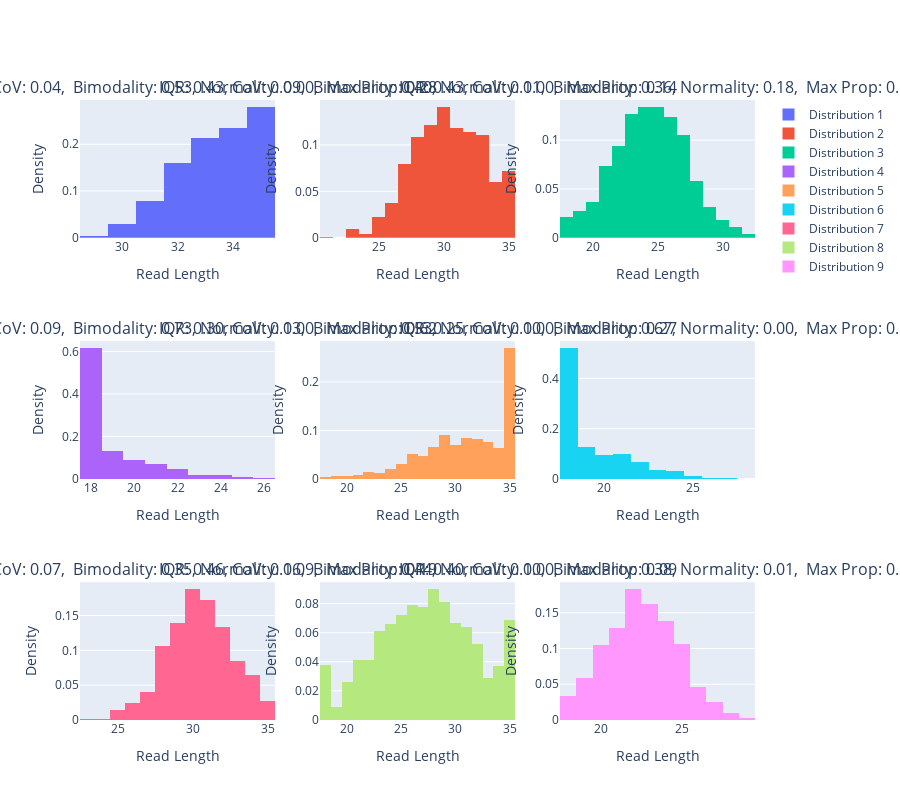

Notebook code for this chart:
### Code cell
import plotly.graph_objects as go
from plotly.subplots import make_subplots

import plotly.graph_objects as go
from plotly.subplots import make_subplots
import numpy as np

# make multifigure sub plot of 9 random distributions
n_rows = 3
n_cols = 3
fig = make_subplots(rows=n_rows, cols=n_cols, subplot_titles=[f"Distribution {i+1}" for i in range(n_rows * n_cols)])

for i, dist in enumerate(normal_distributions):
    row = i // n_cols + 1
    col = i % n_cols + 1
    
    if i >= n_rows * n_cols:
        break
    
    rld_dict = {
        length: count for length, count in zip(*np.unique(dist, return_counts=True))
    }
    
    IQR_score = read_length_distribution_IQR_normalised_metric(rld_dict)
    CoV_score = read_length_distribution_coefficient_of_variation_metric(rld_dict)
    Bimodal_score = read_length_distribution_bimodality(rld_dict)
    Normal_score = read_length_distribution_normality_metric(rld_dict)
    Max_prop_score = read_length_distribution_max_prop_metric(rld_dict)
    
    fig.add_trace(go.Histogram(x=dist, histnorm='probability', name=f'Distribution {i+1}'), row=row, col=col)
    
    fig.update_xaxes(title_text='Read Length', row=row, col=col)
    fig.update_yaxes(title_text='Density', row=row, col=col)
    
    title = f"IQR: {IQR_score:.2f}, CoV: {CoV_score:.2f}, Bimodality: {Bimodal_score:.2f}, Normality: {Normal_score:.2f}, Max Prop: {Max_prop_score:.2f}"
    fig.layout.annotations[i].update(text=title)

fig.update_layout(
    height=800,
    barmode='overlay',
)

fig.show()

### Figure 1 — Plotly figure (JSON) as saved in the notebook; plotly's stock layout.template omitted (floating-point values rounded to 4 significant figures; data arrays with more than 128 entries replaced by an {"elided": "..."} marker saying what was removed)
{"data": [{"histnorm": "probability", "name": "Distribution 1", "type": "histogram", "x": {"elided": "1000 int values"}, "xaxis": "x", "yaxis": "y"}, {"histnorm": "probability", "name": "Distribution 2", "type": "histogram", "x": {"elided": "1000 int values"}, "xaxis": "x2", "yaxis": "y2"}, {"histnorm": "probability", "name": "Distribution 3", "type": "histogram", "x": {"elided": "1000 int values"}, "xaxis": "x3", "yaxis": "y3"}, {"histnorm": "probability", "name": "Distribution 4", "type": "histogram", "x": {"elided": "1000 int values"}, "xaxis": "x4", "yaxis": "y4"}, {"histnorm": "probability", "name": "Distribution 5", "type": "histogram", "x": {"elided": "1000 int values"}, "xaxis": "x5", "yaxis": "y5"}, {"histnorm": "probability", "name": "Distribution 6", "type": "histogram", "x": {"elided": "1000 int values"}, "xaxis": "x6", "yaxis": "y6"}, {"histnorm": "probability", "name": "Distribution 7", "type": "histogram", "x": {"elided": "1000 int values"}, "xaxis": "x7", "yaxis": "y7"}, {"histnorm": "probability", "name": "Distribution 8", "type": "histogram", "x": {"elided": "1000 int values"}, "xaxis": "x8", "yaxis": "y8"}, {"histnorm": "probability", "name": "Distribution 9", "type": "histogram", "x": {"elided": "1000 int values"}, "xaxis": "x9", "yaxis": "y9"}], "layout": {"annotations": [{"font": {"size": 16}, "showarrow": false, "text": "IQR: 0.25, CoV: 0.04,\n Bimodality: 0.53, Normality: 0.00,\n Max Prop: 0.28", "x": 0.1444, "xanchor": "center", "xref": "paper", "y": 1, "yanchor": "bottom", "yref": "paper"}, {"font": {"size": 16}, "showarrow": false, "text": "IQR: 0.43, CoV: 0.09,\n Bimodality: 0.40, Normality: 0.00,\n Max Prop: 0.14", "x": 0.5, "xanchor": "center", "xref": "paper", "y": 1, "yanchor": "bottom", "yref": "paper"}, {"font": {"size": 16}, "showarrow": false, "text": "IQR: 0.43, CoV: 0.11,\n Bimodality: 0.36, Normality: 0.18,\n Max Prop: 0.13", "x": 0.8556, "xanchor": "center", "xref": "paper", "y": 1, "yanchor": "bottom", "yref": "paper"}, {"font": {"size": 16}, "showarrow": false, "text": "IQR: 0.33, CoV: 0.09,\n Bimodality: 0.73, Normality: 0.00,\n Max Prop: 0.62", "x": 0.1444, "xanchor": "center", "xref": "paper", "y": 0.6111, "yanchor": "bottom", "yref": "paper"}, {"font": {"size": 16}, "showarrow": false, "text": "IQR: 0.30, CoV: 0.13,\n Bimodality: 0.53, Normality: 0.00,\n Max Prop: 0.27", "x": 0.5, "xanchor": "center", "xref": "paper", "y": 0.6111, "yanchor": "bottom", "yref": "paper"}, {"font": {"size": 16}, "showarrow": false, "text": "IQR: 0.25, CoV: 0.10,\n Bimodality: 0.67, Normality: 0.00,\n Max Prop: 0.52", "x": 0.8556, "xanchor": "center", "xref": "paper", "y": 0.6111, "yanchor": "bottom", "yref": "paper"}, {"font": {"size": 16}, "showarrow": false, "text": "IQR: 0.40, CoV: 0.07,\n Bimodality: 0.35, Normality: 0.09,\n Max Prop: 0.19", "x": 0.1444, "xanchor": "center", "xref": "paper", "y": 0.2222, "yanchor": "bottom", "yref": "paper"}, {"font": {"size": 16}, "showarrow": false, "text": "IQR: 0.46, CoV: 0.16,\n Bimodality: 0.44, Normality: 0.00,\n Max Prop: 0.09", "x": 0.5, "xanchor": "center", "xref": "paper", "y": 0.2222, "yanchor": "bottom", "yref": "paper"}, {"font": {"size": 16}, "showarrow": false, "text": "IQR: 0.40, CoV: 0.10,\n Bimodality: 0.38, Normality: 0.01,\n Max Prop: 0.18", "x": 0.8556, "xanchor": "center", "xref": "paper", "y": 0.2222, "yanchor": "bottom", "yref": "paper"}], "barmode": "overlay", "height": 800, "xaxis": {"anchor": "y", "domain": [0, 0.2889], "title": {"text": "Read Length"}}, "xaxis2": {"anchor": "y2", "domain": [0.3556, 0.6444], "title": {"text": "Read Length"}}, "xaxis3": {"anchor": "y3", "domain": [0.7111, 1], "title": {"text": "Read Length"}}, "xaxis4": {"anchor": "y4", "domain": [0, 0.2889], "title": {"text": "Read Length"}}, "xaxis5": {"anchor": "y5", "domain": [0.3556, 0.6444], "title": {"text": "Read Length"}}, "xaxis6": {"anchor": "y6", "domain": [0.7111, 1], "title": {"text": "Read Length"}}, "xaxis7": {"anchor": "y7", "domain": [0, 0.2889], "title": {"text": "Read Length"}}, "xaxis8": {"anchor": "y8", "domain": [0.3556, 0.6444], "title": {"text": "Read Length"}}, "xaxis9": {"anchor": "y9", "domain": [0.7111, 1], "title": {"text": "Read Length"}}, "yaxis": {"anchor": "x", "domain": [0.7778, 1], "title": {"text": "Density"}}, "yaxis2": {"anchor": "x2", "domain": [0.7778, 1], "title": {"text": "Density"}}, "yaxis3": {"anchor": "x3", "domain": [0.7778, 1], "title": {"text": "Density"}}, "yaxis4": {"anchor": "x4", "domain": [0.3889, 0.6111], "title": {"text": "Density"}}, "yaxis5": {"anchor": "x5", "domain": [0.3889, 0.6111], "title": {"text": "Density"}}, "yaxis6": {"anchor": "x6", "domain": [0.3889, 0.6111], "title": {"text": "Density"}}, "yaxis7": {"anchor": "x7", "domain": [0, 0.2222], "title": {"text": "Density"}}, "yaxis8": {"anchor": "x8", "domain": [0, 0.2222], "title": {"text": "Density"}}, "yaxis9": {"anchor": "x9", "domain": [0, 0.2222], "title": {"text": "Density"}}}}
